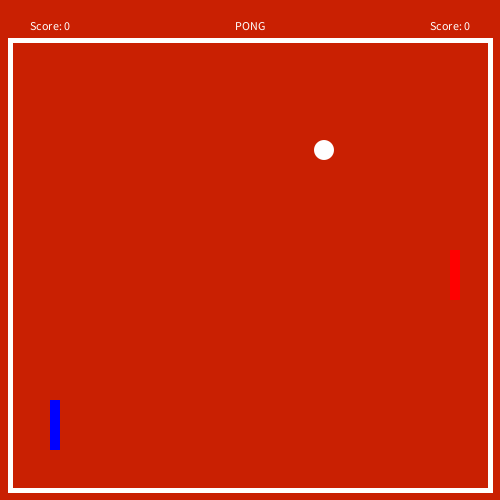
Frame 1 (no input)
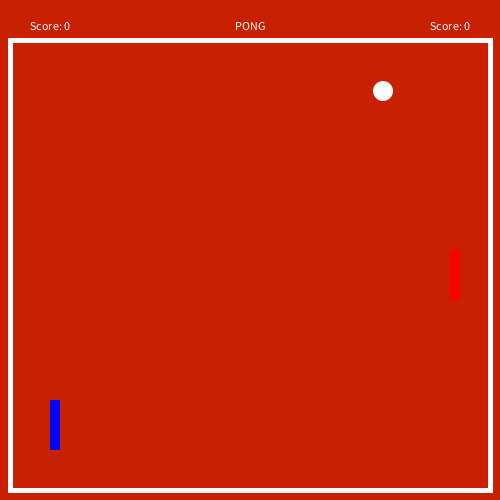
Frame 60 (the mouse pressed at the canvas centre just before this capture)
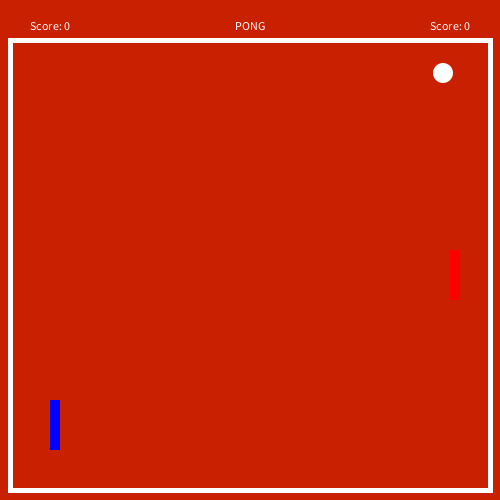
Frame 120 (the mouse held since frame 60 and released just before this capture)

The Processing sketch that drew these frames (run headless with seeded random() and noise(); from frame 60 on, the mouse is pressed at the canvas centre):

// Processing sketch: processing_83339
// ── processing_83339.pde

//Victoria H, Pong CP1 mods 16/17

ball b;
paddle p1;
int score=0;
int scoreTwo=0;
void setup() {
  size(500, 500);
  background(0);
  b=new ball();
  p1=new paddle();
}
void draw() {
  background(201, 32, 2);
  noFill();
  stroke(255);
  strokeWeight(5);
  rect(10, 40, 480, 450);
  textAlign(CENTER);
  text("PONG",250,30);
  text("Score: "+scoreTwo,450,30);
  text("Score: "+score,50,30);
  p1.reds();
  p1.blues();
  p1.restrict();
  p1.move();
  b.bounce();
  b.move();
  b.show();
}
void mousePressed(){
  redraw();
}
class paddle {
  int a, b;
  int n, m;
  boolean up;
  paddle() {
    a=50;
    b=400;
    n=450;
    m=250;
    up=false;
  }
  void blues() {
    noStroke();
    fill(0, 0, 255);
    rect(a, b, 10, 50);
  }
  void reds() {
    noStroke();
    fill(255, 0, 0);
    rect(n, m, 10, 50);
  }
  void move() {
    frameRate(100);
    if (keyPressed==true&& key=='s'&& up==false) {
      b++;
    }else if (keyPressed==true&& key=='w') {
      b--;
    }
    if (keyPressed==true&& key=='5'&& up==false) {
      m++;
    }else if (keyPressed==true&& key=='8') {
      m--;
    }
  }
  void restrict() {
    if (b<=0) {
      b=30;
    }
    if (b>=500) {
      b=480;
    }
  }
}
class ball {
  int x, y;
  boolean up, right,mode;
  ball() {
    x=int(random(500));
    y=int(random(29,500));
    up=true;
    right=true;
    mode=true;
  }
  void move() {
    if (right==true) {
      x++;
    }else {
      x--;
    }
    if (up==true) {
      y--;
    }else {
      y++;
    }
  }
  void show() {
    fill(255);
    noStroke();
    ellipse(x, y, 20, 20);
  }
  void bounce() {
    boolean gameOver=false;
    if (get(x+10, y)!=color(201, 32, 2)) {
      right=false;
    }
    else if (get(x-10, y)!=color(201, 32, 2)) {
      right=true;
    }
    if (get(x, y+10)!=color(201, 32, 2)) {
      up=true;
    }
    else if (get(x, y-10)!=color(201, 32, 2)) {
      up=false;
    }
    if(x>=475){
      x=250;
      scoreTwo=scoreTwo+1;
      gameOver=true;
    }  
    if(x<=25){
      x=250;
      score=score+1;
      gameOver=true;
    }
  }
}
  
  
